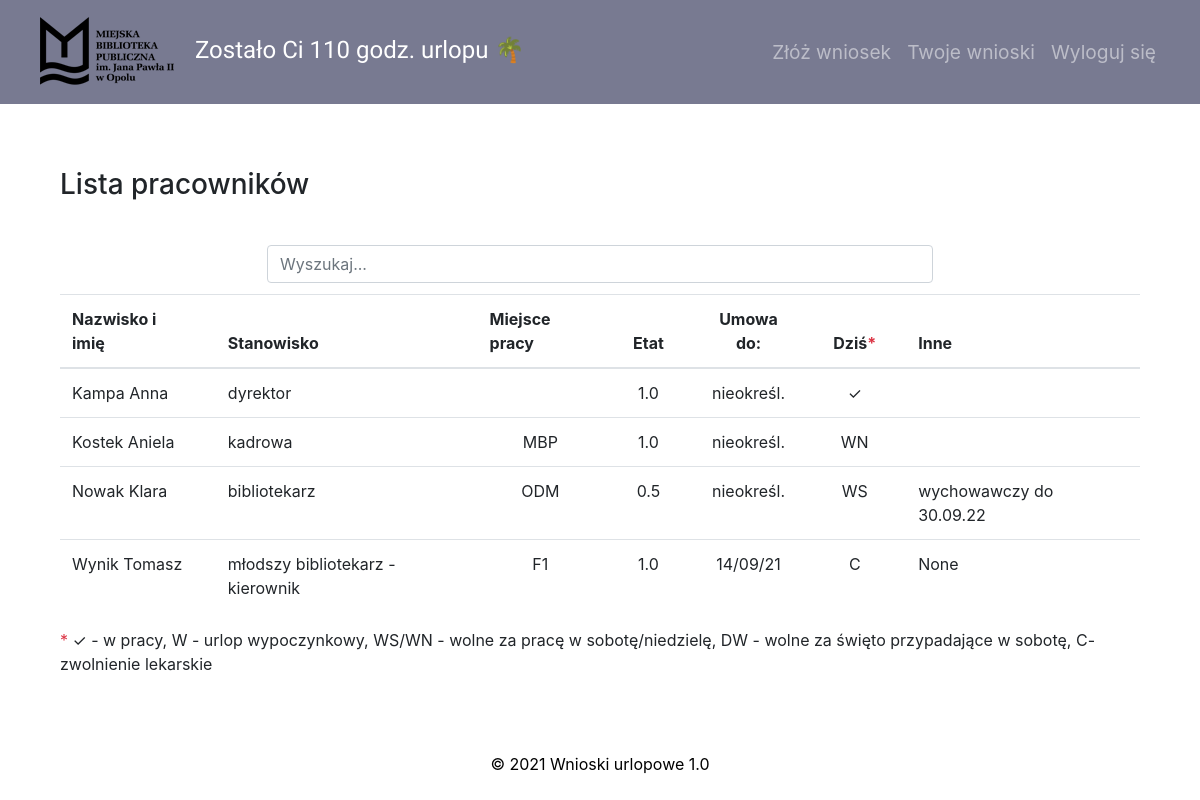
The app's page /employees_list (signed in), older data.
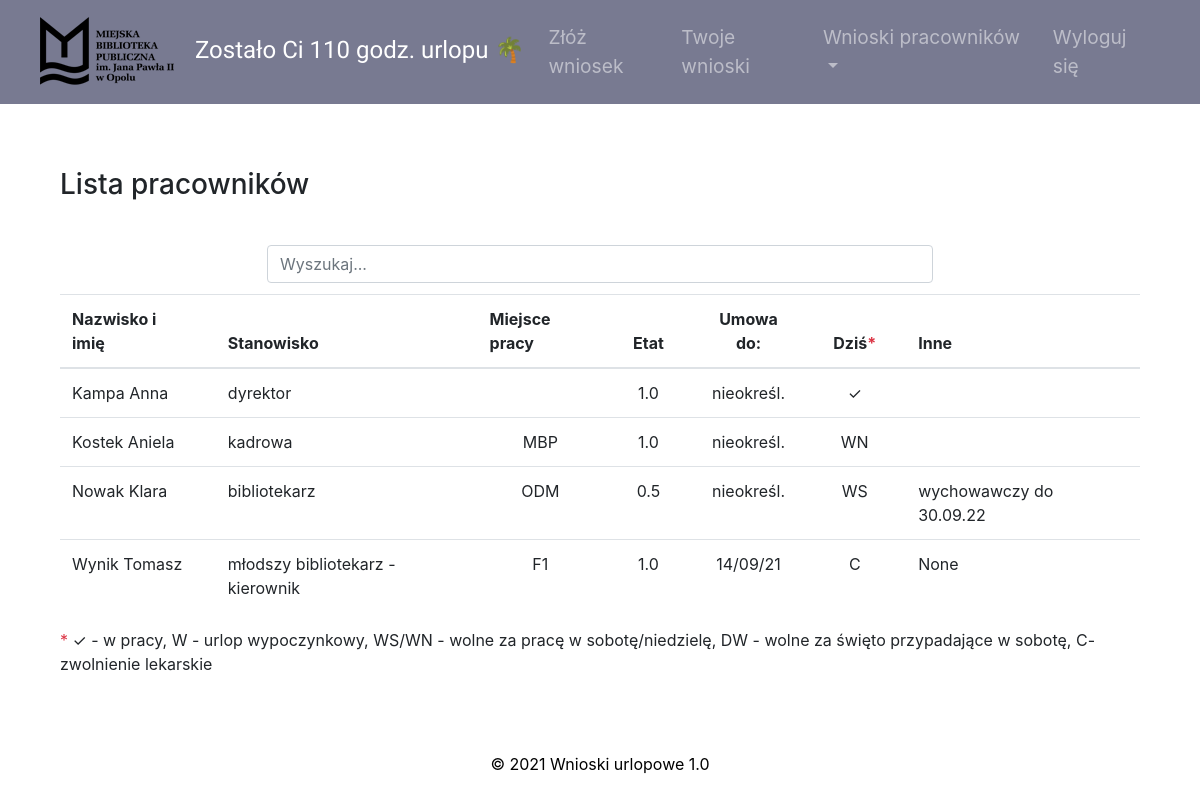
The same page, newer data.
### main.py (the view)
@app.route("/employees_list")
@login_required
def employees_list():
    all_employees = Employee.query.order_by(Employee.name).all()
    employee_to_search = Employee.query.get(current_user.id)
    employees_requests_received = db.session.query(Request).filter(
        Request.send_to_person == employee_to_search.name).filter(Request.status == "oczekujący")
    request_list = len(employees_requests_received.all())
    today = date.today().strftime("%d/%m/%y")
    today_requests = db.session.query(Request).filter(Request.start_date <= today).filter(Request.end_date >= today)
    today_sickleaves = db.session.query(SickLeave).filter(SickLeave.start_date <= today).filter(
        SickLeave.end_date >= today)
    for employee in all_employees:
        todays = db.session.query(SickLeave).filter(SickLeave.start_date <= today).filter(
            SickLeave.end_date >= today).filter(SickLeave.person_id == employee.id).all()
        todayr = db.session.query(Request).filter(Request.start_date <= today).filter(Request.end_date >= today).filter(
            Request.status != "odrzucony").filter(Request.author_id == employee.id).all()
        if len(todays) != 0:
            employee.today_note = "C"
        elif len(todayr) != 0:
            for tr in todayr:
                temporary_list2 = []
                temporary_list2.append(tr.type)
                employee.today_note = temporary_list2[0]
        else:
            employee.today_note = "✓"
    return render_template("employees_list.html", request_list=request_list, today_sickleaves=today_sickleaves,
                           today_requests=today_requests, all_employees=all_employees)

### main.py (called while the page is built)
@login_manager.user_loader
def load_user(employee_id):
    return Employee.query.get(int(employee_id))

### templates/employees_list.html
{% include 'header.html' %}
<section class="page-section">
    <div class="wnioski">
        <h3 class="mt-2">Lista pracowników</h3>
        <div class="row">
            <input class="form-control col search" id="myInput1" type="text" placeholder="Wyszukaj...">
        </div>
        <table class="table js-serial table-responsive empl_table" id="present">
            <thead>
            <tr>
                <th scope="col">Nazwisko i imię</th>
                <th scope="col">Stanowisko</th>
                <th scope="col">Miejsce pracy</th>
                <th scope="col" class="text-center">Etat</th>
                <th scope="col" class="text-center">Umowa do:</th>
                <th scope="col" class="text-center">Dziś<span class="text-danger">*</span></th>
                <th scope="col">Inne</th>
            </tr>
            </thead>
            <tbody id="myTable1">
                {% for employee in all_employees %}
            <tr>
                <td>{{ employee.name }}</td>
                <td>{{ employee.position }}</td>
                <td class="text-center">{{ employee.work_place}}</td>
                <td class="text-center">{{ employee.work_time }}</td>
                <td class="text-center">{{ employee.contract_end }}</td>
                <td class="text-center">{{ employee.today_note}} </td>
                <td> {{ employee.additional_info }}</td>
            </tr>
            {% endfor %}
            </tbody>
        </table>
        <span class="text-danger">*</span> ✓ - w pracy, W - urlop wypoczynkowy, WS/WN - wolne za pracę w
        sobotę/niedzielę, DW - wolne za święto przypadające w sobotę, C- zwolnienie lekarskie
    </div>
</section>
{% include 'footer.html' %}

### templates/header.html (shortened to what this page needs)
<!DOCTYPE html>
<html lang="en">
<head>
</head>
<body>
<!DOCTYPE html>
<html lang="en">
<head>
    <link rel="stylesheet" href="https://maxcdn.bootstrapcdn.com/bootstrap/4.0.0/css/bootstrap.min.css"
>
    <link rel="stylesheet"
          href="https://cdnjs.cloudflare.com/ajax/libs/bootstrap-datepicker/1.9.0/css/bootstrap-datepicker.min.css"/>
    <link href="{{ url_for('static', filename='styles2.css') }}" rel="stylesheet">
</head>
<body>
<section id="body">
    <div class="container-fluid">
    <nav class="navbar fixed-top navbar-expand-lg navbar-dark">
        <a href="{{url_for('main')}}" class="navbar-brand ml-1" id="nav_urlop"><img src="/static/mbp_logo.png" class="d-inline-block align-center"  style="padding-right: 15px;">{%if current_user.is_authenticated%} Zostało Ci {{current_user.days_off}} {% if current_user.work_time<1 %}godz. {%else%} dni  {%endif%}urlopu 🌴 {%endif%}
            </a>
        <div class="collapse navbar-collapse" id="navbarSupportedContent">
        <ul class="navbar-nav ml-auto">
            {% if current_user.position != "dyrektor"%}
                 <li class="nav-item">
                <a class="nav-link " href="{{url_for('main')}}">Złóż wniosek</a>
            </li>
            <li class="nav-item">
                <a class="nav-link " href="{{url_for('my_requests')}}">Twoje wnioski</a>
            </li>
            {% endif %}
            {% if current_user.is_manager == "TAK" %}
              <li class="nav-item dropdown">
      <a class="nav-link dropdown-toggle" href="{{url_for('employees_requests')}}" id="navbardrop" data-toggle="dropdown">
        Wnioski pracowników
      </a>
    </li>
{% endif %}
            <li class="nav-item">
                <a class="nav-link " href="{{url_for('logout')}}">Wyloguj się</a>
            </li>
        </ul>
        </div>
    </nav>
        </div>
</section>

Row changes from the older to the newer data that the page shows:
changed Employee "Nowak Klara": is_manager "NIE" → "TAK" (drawn)
Text that changed along with them:
text now shown: "Wnioski pracowników"
